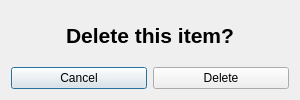
<?xml version="1.0" encoding="UTF-8"?>
<ui version="4.0">
 <class>Dialog_removeitem</class>
 <widget class="QDialog" name="Dialog_removeitem">
  <property name="geometry">
   <rect>
    <x>0</x>
    <y>0</y>
    <width>300</width>
    <height>100</height>
   </rect>
  </property>
  <property name="windowTitle">
   <string>Dialog</string>
  </property>
  <layout class="QVBoxLayout" name="verticalLayout">
   <item>
    <widget class="QLabel" name="label">
     <property name="text">
      <string>&lt;html&gt;&lt;head/&gt;&lt;body&gt;&lt;p align=&quot;center&quot;&gt;&lt;span style=&quot; font-size:16pt; font-weight:600;&quot;&gt;Delete this item?&lt;/span&gt;&lt;/p&gt;&lt;/body&gt;&lt;/html&gt;</string>
     </property>
    </widget>
   </item>
   <item>
    <layout class="QHBoxLayout" name="horizontalLayout">
     <item>
      <widget class="QPushButton" name="pushButton">
       <property name="text">
        <string>Cancel</string>
       </property>
      </widget>
     </item>
     <item>
      <widget class="QPushButton" name="pushButton_2">
       <property name="text">
        <string>Delete</string>
       </property>
      </widget>
     </item>
    </layout>
   </item>
  </layout>
 </widget>
 <tabstops>
  <tabstop>pushButton_2</tabstop>
  <tabstop>pushButton</tabstop>
 </tabstops>
 <resources/>
 <connections/>
</ui>
